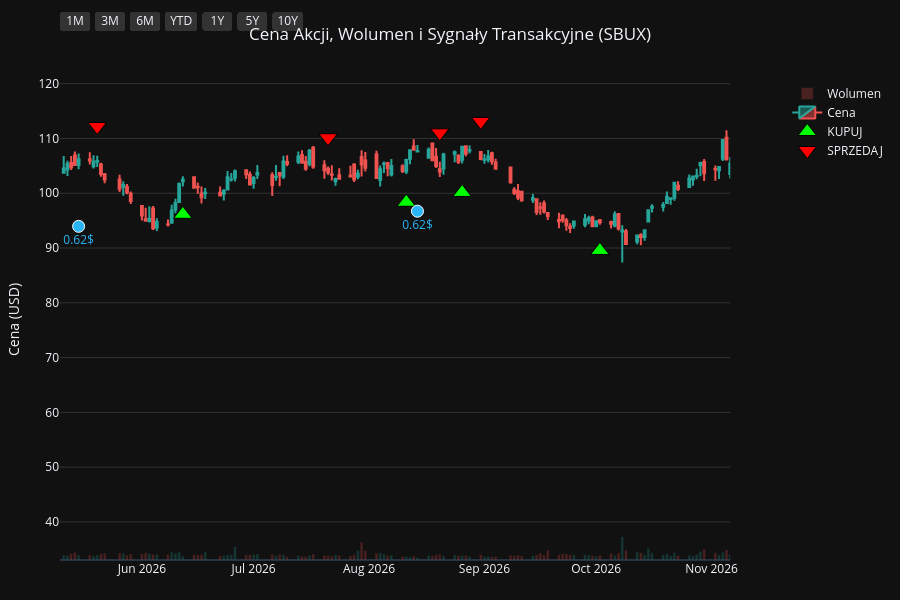
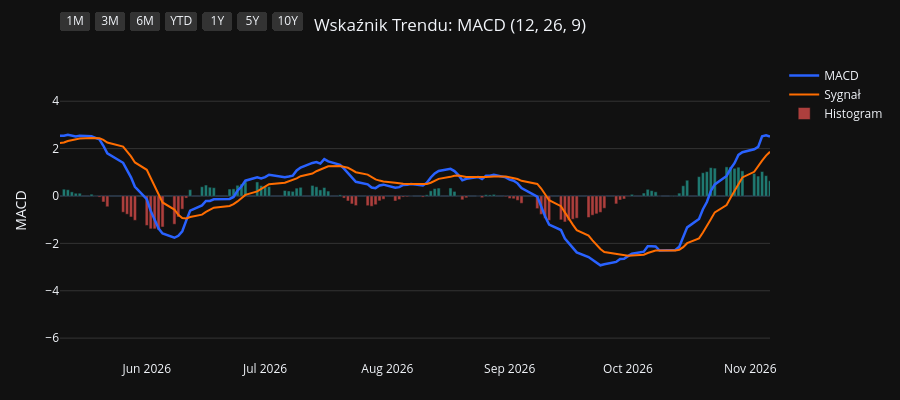
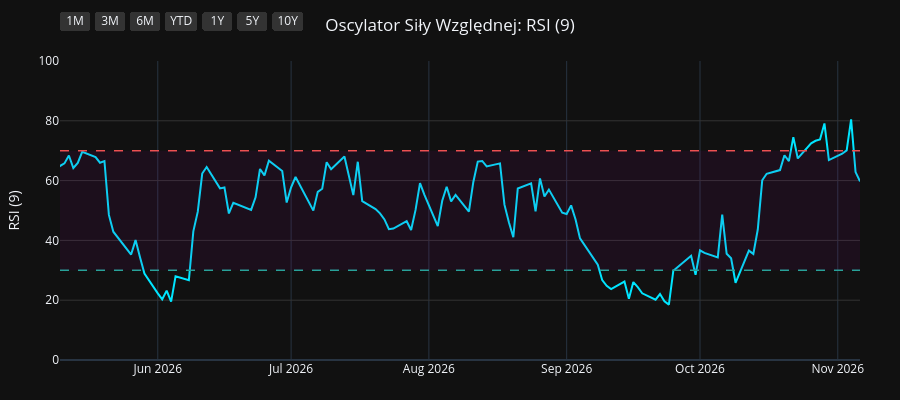
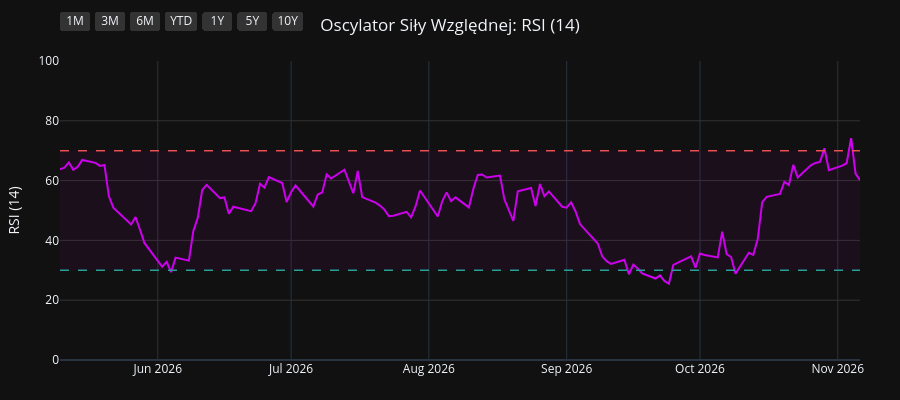

Write notebook code for charts like these, in order.
### Code cell
import os
import yfinance as yf
import pandas as pd
import pandas_ta as ta
import plotly.graph_objects as go
from plotly.subplots import make_subplots

# 1. Pobranie i przygotowanie danych
symbol = os.environ.get("STOCK_TICKER", "").strip().upper()
if not symbol:
    raise RuntimeError("Set STOCK_TICKER before running price_extractor.ipynb")
df = yf.Ticker(symbol).history(period="10y")
df.index = df.index.tz_localize(None)

# Wskaźniki i sygnały
df.ta.macd(fast=12, slow=26, signal=9, append=True)
df.ta.rsi(length=9, append=True)
df.ta.rsi(length=14, append=True)
df.ta.rsi(length=21, append=True)
df.dropna(inplace=True)

macd = df['MACD_12_26_9']
signal = df['MACDs_12_26_9']
wczorajszy_macd = macd.shift(1)
wczorajszy_signal = signal.shift(1)

df['Decyzja'] = 'BRAK'
df.loc[(macd > signal) & (wczorajszy_macd <= wczorajszy_signal), 'Decyzja'] = 'KUPUJ'
df.loc[(macd < signal) & (wczorajszy_macd >= wczorajszy_signal), 'Decyzja'] = 'SPRZEDAJ'

df_kupuj = df[df['Decyzja'] == 'KUPUJ']
df_sprzedaj = df[df['Decyzja'] == 'SPRZEDAJ']
df_dywidendy = df[df['Dividends'] > 0]
df_splity = df[df['Stock Splits'] > 0]

# Wspólna konfiguracja osi X
konfiguracja_osi_x = dict(
    type="date",
    showspikes=True, spikemode="across", spikesnap="cursor", spikedash="dot", spikecolor="#ffffff", spikethickness=1, hoverformat="%Y-%m-%d",
    rangeselector=dict(
        buttons=list([
            dict(count=1, label="1M", step="month", stepmode="backward"),
            dict(count=3, label="3M", step="month", stepmode="backward"),
            dict(count=6, label="6M", step="month", stepmode="backward"),
            dict(count=1, label="YTD", step="year", stepmode="todate"),
            dict(count=1, label="1Y", step="year", stepmode="backward"),
            dict(count=5, label="5Y", step="year", stepmode="backward"),
            dict(step="all", label="10Y")
        ]),
        bgcolor="#333333", activecolor="#2962ff", x=0, y=1.1
    )
)

# ==========================================
# WYKRES 1: CENA + WOLUMEN + SYGNAŁY
# ==========================================
fig1 = make_subplots(specs=[[{"secondary_y": True}]])

kolory_wolumenu = ['#26a69a' if row['Close'] >= row['Open'] else '#ef5350' for index, row in df.iterrows()]
fig1.add_trace(go.Bar(x=df.index, y=df['Volume'], marker_color=kolory_wolumenu, opacity=0.25, name='Wolumen'), secondary_y=True)
fig1.add_trace(go.Candlestick(x=df.index, open=df['Open'], high=df['High'], low=df['Low'], close=df['Close'], name='Cena', increasing_line_color='#26a69a', decreasing_line_color='#ef5350'), secondary_y=False)
fig1.add_trace(go.Scatter(x=df_kupuj.index, y=df_kupuj['Low'] * 0.95, customdata=df_kupuj[['Low', 'High']], mode='markers', marker=dict(symbol='triangle-up', size=16, color='#00ff00', line=dict(width=1, color='black')), name='KUPUJ', hovertemplate='KUPUJ<br>Najniższa: %{customdata[0]:.2f}<br>Najwyższa: %{customdata[1]:.2f}<extra></extra>'), secondary_y=False)
fig1.add_trace(go.Scatter(x=df_sprzedaj.index, y=df_sprzedaj['High'] * 1.05, customdata=df_sprzedaj[['Low', 'High']], mode='markers', marker=dict(symbol='triangle-down', size=16, color='#ff0000', line=dict(width=1, color='black')), name='SPRZEDAJ', hovertemplate='SPRZEDAJ<br>Najniższa: %{customdata[0]:.2f}<br>Najwyższa: %{customdata[1]:.2f}<extra></extra>'), secondary_y=False)

if not df_dywidendy.empty:
    fig1.add_trace(go.Scatter(x=df_dywidendy.index, y=df_dywidendy['Low'] * 0.90, mode='markers+text', marker=dict(symbol='circle', size=12, color='#29b6f6', line=dict(width=1, color='white')), text=df_dywidendy['Dividends'].apply(lambda x: f"{x}$"), textposition="bottom center", name='Dywidenda', showlegend=False, hovertemplate='Dywidenda: %{text}<extra></extra>', textfont=dict(color="#29b6f6")), secondary_y=False)
if not df_splity.empty:
                    fig1.add_trace(go.Scatter(x=df_splity.index, y=df_splity['High'], mode='markers+text', marker=dict(symbol='star', size=16, color='#ffee58', line=dict(width=1, color='black')), text=df_splity['Stock Splits'].apply(lambda x: f"{x:g}:1" if x >= 1 else f"1:{1 / x:g}"), textposition="top center", name='Split', hovertemplate='%{text}<extra></extra>', textfont=dict(color="#ffee58")), secondary_y=False)

fig1.update_layout(title=dict(text=f"Cena Akcji, Wolumen i Sygnały Transakcyjne ({symbol})", x=0.5, xanchor='center'), dragmode='pan', xaxis_rangeslider_visible=False, template='plotly_dark', height=600, hovermode='x unified', margin=dict(l=60, r=40, t=60, b=40))
fig1.update_xaxes(**konfiguracja_osi_x)
fig1.update_xaxes(range=[df.index.max() - pd.Timedelta(days=180), df.index.max()])
fig1.update_yaxes(title_text="Cena (USD)", secondary_y=False, gridcolor='#333333')
fig1.update_yaxes(range=[0, df['Volume'].max() * 4], showgrid=False, showticklabels=False, secondary_y=True)
fig1.show(config={'scrollZoom': True})

# ==========================================
# WYKRES 2: WSKAŹNIK MACD
# ==========================================
fig2 = go.Figure()
fig2.add_trace(go.Scatter(x=df.index, y=df['MACD_12_26_9'], line=dict(color='#2962ff', width=2.5), name='MACD'))
fig2.add_trace(go.Scatter(x=df.index, y=df['MACDs_12_26_9'], line=dict(color='#ff6d00', width=2), name='Sygnał'))
kolory_macd = ['#26a69a' if val >= 0 else '#ef5350' for val in df['MACDh_12_26_9']]
fig2.add_trace(go.Bar(x=df.index, y=df['MACDh_12_26_9'], marker_color=kolory_macd, name='Histogram', opacity=0.7))
fig2.update_layout(title=dict(text="Wskaźnik Trendu: MACD (12, 26, 9)", x=0.5, xanchor='center'), dragmode='pan', xaxis_rangeslider_visible=False, template='plotly_dark', height=400, hovermode='x unified', margin=dict(l=60, r=40, t=60, b=40))
fig2.update_xaxes(**konfiguracja_osi_x)
fig2.update_xaxes(range=[df.index.max() - pd.Timedelta(days=180), df.index.max()])
fig2.update_yaxes(title_text="MACD", gridcolor='#333333')
fig2.show(config={'scrollZoom': True})

# ==========================================
# WYKRES 3: OSCYLATOR RSI (9)
# ==========================================
fig3 = go.Figure()
fig3.add_trace(go.Scatter(x=df.index, y=df['RSI_9'], line=dict(color='#00e5ff', width=2), name='RSI (9)'))
fig3.add_hline(y=70, line_dash="dash", line_color="#ef5350", line_width=1.5)
fig3.add_hline(y=30, line_dash="dash", line_color="#26a69a", line_width=1.5)
fig3.add_hrect(y0=30, y1=70, line_width=0, fillcolor="purple", opacity=0.1)
fig3.update_layout(title=dict(text="Oscylator Siły Względnej: RSI (9)", x=0.5, xanchor='center'), dragmode='pan', xaxis_rangeslider_visible=False, template='plotly_dark', height=400, hovermode='x unified', margin=dict(l=60, r=40, t=60, b=40))
fig3.update_xaxes(**konfiguracja_osi_x)
fig3.update_xaxes(range=[df.index.max() - pd.Timedelta(days=180), df.index.max()])
fig3.update_yaxes(title_text="RSI (9)", range=[0, 100], gridcolor='#333333')
fig3.show(config={'scrollZoom': True})

# ==========================================
# WYKRES 4: OSCYLATOR RSI (14)
# ==========================================
fig4 = go.Figure()
fig4.add_trace(go.Scatter(x=df.index, y=df['RSI_14'], line=dict(color='#d500f9', width=2), name='RSI (14)'))
fig4.add_hline(y=70, line_dash="dash", line_color="#ef5350", line_width=1.5)
fig4.add_hline(y=30, line_dash="dash", line_color="#26a69a", line_width=1.5)
fig4.add_hrect(y0=30, y1=70, line_width=0, fillcolor="purple", opacity=0.1)
fig4.update_layout(title=dict(text="Oscylator Siły Względnej: RSI (14)", x=0.5, xanchor='center'), dragmode='pan', xaxis_rangeslider_visible=False, template='plotly_dark', height=400, hovermode='x unified', margin=dict(l=60, r=40, t=60, b=40))
fig4.update_xaxes(**konfiguracja_osi_x)
fig4.update_xaxes(range=[df.index.max() - pd.Timedelta(days=180), df.index.max()])
fig4.update_yaxes(title_text="RSI (14)", range=[0, 100], gridcolor='#333333')
fig4.show(config={'scrollZoom': True})

# ==========================================
# WYKRES 5: OSCYLATOR RSI (21)
# ==========================================
fig5 = go.Figure()
fig5.add_trace(go.Scatter(x=df.index, y=df['RSI_21'], line=dict(color='#64dd17', width=2), name='RSI (21)'))
fig5.add_hline(y=70, line_dash="dash", line_color="#ef5350", line_width=1.5)
fig5.add_hline(y=30, line_dash="dash", line_color="#26a69a", line_width=1.5)
fig5.add_hrect(y0=30, y1=70, line_width=0, fillcolor="purple", opacity=0.1)
fig5.update_layout(title=dict(text="Oscylator Siły Względnej: RSI (21)", x=0.5, xanchor='center'), dragmode='pan', xaxis_rangeslider_visible=False, template='plotly_dark', height=400, hovermode='x unified', margin=dict(l=60, r=40, t=60, b=40))
fig5.update_xaxes(**konfiguracja_osi_x)
fig5.update_xaxes(range=[df.index.max() - pd.Timedelta(days=180), df.index.max()])
fig5.update_yaxes(title_text="RSI (21)", range=[0, 100], gridcolor='#333333')
fig5.show(config={'scrollZoom': True})

### Figure 1 — Plotly figure (JSON) as saved in the notebook; plotly's stock layout.template omitted (floating-point values rounded to 4 significant figures; data arrays with more than 128 entries replaced by an {"elided": "..."} marker saying what was removed)
{"data": [{"marker": {"color": {"elided": "2481 str values"}}, "name": "Wolumen", "opacity": 0.25, "type": "bar", "x": {"elided": "2481 str values"}, "xaxis": "x", "y": {"elided": "2481 int values"}, "yaxis": "y2"}, {"close": {"elided": "2481 float values"}, "decreasing": {"line": {"color": "#ef5350"}}, "high": {"elided": "2481 float values"}, "increasing": {"line": {"color": "#26a69a"}}, "low": {"elided": "2481 float values"}, "name": "Cena", "open": {"elided": "2481 float values"}, "type": "candlestick", "x": {"elided": "2481 str values"}, "xaxis": "x", "yaxis": "y"}, {"customdata": {"elided": "105x2 float values"}, "hovertemplate": "KUPUJ<br>Najniższa: %{customdata[0]:.2f}<br>Najwyższa: %{customdata[1]:.2f}<extra></extra>", "marker": {"color": "#00ff00", "line": {"color": "black", "width": 1}, "size": 16, "symbol": "triangle-up"}, "mode": "markers", "name": "KUPUJ", "type": "scatter", "x": ["2017-01-11T00:00:00", "2017-02-13T00:00:00", "2017-03-22T00:00:00", "2017-04-18T00:00:00", "2017-05-24T00:00:00", "2017-07-14T00:00:00", "2017-08-22T00:00:00", "2017-10-06T00:00:00", "2017-11-01T00:00:00", "2017-11-30T00:00:00", "2017-12-04T00:00:00", "2018-01-05T00:00:00", "2018-02-15T00:00:00", "2018-04-05T00:00:00", "2018-05-21T00:00:00", "2018-06-15T00:00:00", "2018-07-10T00:00:00", "2018-10-17T00:00:00", "2018-11-02T00:00:00", "2019-01-09T00:00:00", "2019-03-21T00:00:00", "2019-04-26T00:00:00", "2019-04-30T00:00:00", "2019-05-03T00:00:00", "2019-06-05T00:00:00", "2019-07-03T00:00:00", "2019-07-26T00:00:00", "2019-10-14T00:00:00", "2019-10-29T00:00:00", "2020-01-09T00:00:00", "2020-02-13T00:00:00", "2020-03-25T00:00:00", "2020-05-11T00:00:00", "2020-05-20T00:00:00", "2020-07-15T00:00:00", "2020-08-25T00:00:00", "2020-09-15T00:00:00", "2020-10-05T00:00:00", "2020-11-06T00:00:00", "2020-12-03T00:00:00", "2020-12-10T00:00:00", "2020-12-31T00:00:00", "2021-02-05T00:00:00", "2021-02-26T00:00:00", "2021-03-09T00:00:00", "2021-03-30T00:00:00", "2021-05-27T00:00:00", "2021-06-14T00:00:00", "2021-06-24T00:00:00", "2021-08-31T00:00:00", "2021-10-14T00:00:00", "2021-11-05T00:00:00", "2021-11-17T00:00:00", "2021-11-23T00:00:00", "2021-12-06T00:00:00", "2021-12-28T00:00:00", "2022-02-01T00:00:00", "2022-03-17T00:00:00", "2022-05-04T00:00:00", "2022-05-13T00:00:00", "2022-06-24T00:00:00", "2022-09-08T00:00:00", "2022-10-06T00:00:00", "2022-10-13T00:00:00", "2022-10-17T00:00:00", "2022-10-21T00:00:00", "2022-11-04T00:00:00", "2023-01-04T00:00:00", "2023-01-26T00:00:00", "2023-03-29T00:00:00", "2023-06-13T00:00:00", "2023-07-11T00:00:00", "2023-08-30T00:00:00", "2023-09-13T00:00:00", "2023-10-06T00:00:00", "2023-11-02T00:00:00", "2024-01-18T00:00:00", "2024-02-21T00:00:00", "2024-03-20T00:00:00", "2024-03-28T00:00:00", "2024-04-19T00:00:00", "2024-05-16T00:00:00", "2024-07-19T00:00:00", "2024-10-24T00:00:00", "2024-11-11T00:00:00", "2025-01-03T00:00:00", "2025-04-01T00:00:00", "2025-04-23T00:00:00", "2025-07-03T00:00:00", "2025-07-08T00:00:00", "2025-08-12T00:00:00", "2025-09-19T00:00:00", "2025-10-16T00:00:00", "2025-11-07T00:00:00", "2025-11-21T00:00:00", "2025-11-25T00:00:00", "2025-12-18T00:00:00", "2026-01-06T00:00:00", "2026-02-06T00:00:00", "2026-03-09T00:00:00", "2026-04-07T00:00:00", "2026-06-12T00:00:00", "2026-08-11T00:00:00", "2026-08-26T00:00:00", "2026-10-02T00:00:00"], "xaxis": "x", "y": [44.31, 43.3, 42.9, 44.51, 47.29, 45.22, 41.62, 42.29, 42.83, 45.03, 45.06, 46.29, 44.04, 46.37, 45.35, 44.72, 39.57, 46.08, 49.37, 50.47, 57.48, 60.5, 61.81, 62.33, 63.69, 69.62, 77.09, 70.22, 67.98, 73.57, 72.43, 52.1, 62.56, 63.15, 61.04, 66.21, 72.33, 72.36, 74.5, 82.51, 85.66, 88.05, 87.35, 86.81, 88.61, 90.66, 94.78, 93.72, 93.96, 97.59, 93.67, 95.47, 94.63, 94.73, 94.67, 96.45, 82.04, 73.26, 66.37, 61.66, 64.8, 75.19, 77.0, 73.08, 75.75, 74.67, 78.09, 88.97, 92.89, 86.1, 86.32, 86.88, 87.22, 84.61, 80.77, 87.87, 81.34, 83.56, 81.56, 81.36, 77.64, 66.86, 66.62, 87.49, 88.48, 83.44, 88.76, 75.53, 86.29, 86.3, 85.66, 77.24, 76.92, 75.74, 77.0, 77.28, 81.46, 80.58, 89.57, 90.92, 88.12, 96.16, 98.36, 100.1, 89.56], "yaxis": "y"}, {"customdata": {"elided": "104x2 float values"}, "hovertemplate": "SPRZEDAJ<br>Najniższa: %{customdata[0]:.2f}<br>Najwyższa: %{customdata[1]:.2f}<extra></extra>", "marker": {"color": "#ff0000", "line": {"color": "black", "width": 1}, "size": 16, "symbol": "triangle-down"}, "mode": "markers", "name": "SPRZEDAJ", "type": "scatter", "x": ["2017-01-27T00:00:00", "2017-03-07T00:00:00", "2017-04-13T00:00:00", "2017-05-04T00:00:00", "2017-06-08T00:00:00", "2017-07-28T00:00:00", "2017-09-29T00:00:00", "2017-10-20T00:00:00", "2017-11-27T00:00:00", "2017-12-01T00:00:00", "2017-12-15T00:00:00", "2018-01-26T00:00:00", "2018-03-23T00:00:00", "2018-04-20T00:00:00", "2018-06-01T00:00:00", "2018-06-20T00:00:00", "2018-10-01T00:00:00", "2018-10-29T00:00:00", "2018-11-21T00:00:00", "2019-02-26T00:00:00", "2019-04-17T00:00:00", "2019-04-29T00:00:00", "2019-05-02T00:00:00", "2019-05-07T00:00:00", "2019-06-26T00:00:00", "2019-07-23T00:00:00", "2019-08-05T00:00:00", "2019-10-23T00:00:00", "2019-12-30T00:00:00", "2020-01-27T00:00:00", "2020-02-24T00:00:00", "2020-05-04T00:00:00", "2020-05-12T00:00:00", "2020-06-11T00:00:00", "2020-08-21T00:00:00", "2020-09-11T00:00:00", "2020-09-17T00:00:00", "2020-10-16T00:00:00", "2020-12-02T00:00:00", "2020-12-09T00:00:00", "2020-12-17T00:00:00", "2021-01-04T00:00:00", "2021-02-22T00:00:00", "2021-03-08T00:00:00", "2021-03-22T00:00:00", "2021-04-26T00:00:00", "2021-06-07T00:00:00", "2021-06-16T00:00:00", "2021-08-02T00:00:00", "2021-09-16T00:00:00", "2021-10-29T00:00:00", "2021-11-16T00:00:00", "2021-11-19T00:00:00", "2021-11-26T00:00:00", "2021-12-17T00:00:00", "2022-01-05T00:00:00", "2022-03-07T00:00:00", "2022-04-06T00:00:00", "2022-05-10T00:00:00", "2022-06-14T00:00:00", "2022-08-19T00:00:00", "2022-09-22T00:00:00", "2022-10-10T00:00:00", "2022-10-14T00:00:00", "2022-10-20T00:00:00", "2022-10-24T00:00:00", "2022-12-09T00:00:00", "2023-01-20T00:00:00", "2023-02-03T00:00:00", "2023-05-03T00:00:00", "2023-07-06T00:00:00", "2023-08-04T00:00:00", "2023-09-07T00:00:00", "2023-09-21T00:00:00", "2023-11-01T00:00:00", "2023-11-22T00:00:00", "2024-02-20T00:00:00", "2024-02-28T00:00:00", "2024-03-22T00:00:00", "2024-04-02T00:00:00", "2024-05-01T00:00:00", "2024-06-24T00:00:00", "2024-09-03T00:00:00", "2024-11-05T00:00:00", "2024-12-05T00:00:00", "2025-02-20T00:00:00", "2025-04-03T00:00:00", "2025-06-25T00:00:00", "2025-07-07T00:00:00", "2025-07-14T00:00:00", "2025-08-20T00:00:00", "2025-10-08T00:00:00", "2025-10-31T00:00:00", "2025-11-20T00:00:00", "2025-11-24T00:00:00", "2025-12-08T00:00:00", "2025-12-24T00:00:00", "2026-01-30T00:00:00", "2026-02-13T00:00:00", "2026-03-16T00:00:00", "2026-05-20T00:00:00", "2026-07-21T00:00:00", "2026-08-20T00:00:00", "2026-08-31T00:00:00"], "xaxis": "x", "y": [48.12, 48.47, 49.36, 51.98, 54.53, 48.0, 46.93, 47.73, 49.3, 49.98, 51.42, 50.38, 50.45, 51.53, 49.92, 48.15, 50.2, 52.61, 60.24, 63.65, 67.67, 69.19, 69.27, 70.14, 75.44, 81.76, 85.49, 75.83, 79.63, 80.76, 78.05, 65.87, 69.99, 70.04, 70.87, 78.73, 80.08, 82.2, 91.26, 94.18, 95.87, 99.29, 95.3, 98.91, 100.3, 108.5, 104.3, 104.6, 114.3, 107.5, 100.7, 105.9, 105.8, 103.8, 104.7, 107.7, 84.78, 78.98, 70.65, 70.0, 83.88, 83.92, 83.49, 86.48, 84.12, 83.44, 99.25, 100.9, 102.1, 105.7, 94.99, 99.91, 93.3, 92.81, 89.45, 102.5, 92.7, 92.56, 90.4, 89.87, 75.83, 79.46, 94.66, 97.32, 101.8, 114.6, 94.33, 93.58, 96.58, 95.57, 93.5, 83.07, 84.76, 87.9, 88.27, 88.17, 87.27, 96.12, 100.6, 103.7, 112.2, 110.1, 111.0, 113.1], "yaxis": "y"}, {"hovertemplate": "Dywidenda: %{text}<extra></extra>", "marker": {"color": "#29b6f6", "line": {"color": "white", "width": 1}, "size": 12, "symbol": "circle"}, "mode": "markers+text", "name": "Dywidenda", "showlegend": false, "text": ["0.25$", "0.25$", "0.25$", "0.3$", "0.3$", "0.3$", "0.36$", "0.36$", "0.36$", "0.36$", "0.36$", "0.41$", "0.41$", "0.41$", "0.41$", "0.45$", "0.45$", "0.45$", "0.45$", "0.49$", "0.49$", "0.49$", "0.49$", "0.53$", "0.53$", "0.53$", "0.53$", "0.57$", "0.57$", "0.57$", "0.57$", "0.61$", "0.61$", "0.61$", "0.61$", "0.62$", "0.62$", "0.62$", "0.62$"], "textfont": {"color": "#29b6f6"}, "textposition": "bottom center", "type": "scatter", "x": ["2017-02-07T00:00:00", "2017-05-09T00:00:00", "2017-08-08T00:00:00", "2017-11-15T00:00:00", "2018-02-07T00:00:00", "2018-05-09T00:00:00", "2018-08-08T00:00:00", "2018-11-14T00:00:00", "2019-02-06T00:00:00", "2019-05-08T00:00:00", "2019-08-07T00:00:00", "2019-11-12T00:00:00", "2020-02-05T00:00:00", "2020-05-07T00:00:00", "2020-08-06T00:00:00", "2020-11-10T00:00:00", "2021-02-17T00:00:00", "2021-05-12T00:00:00", "2021-08-11T00:00:00", "2021-11-10T00:00:00", "2022-02-10T00:00:00", "2022-05-12T00:00:00", "2022-08-11T00:00:00", "2022-11-09T00:00:00", "2023-02-09T00:00:00", "2023-05-11T00:00:00", "2023-08-10T00:00:00", "2023-11-09T00:00:00", "2024-02-08T00:00:00", "2024-05-16T00:00:00", "2024-08-16T00:00:00", "2024-11-15T00:00:00", "2025-02-14T00:00:00", "2025-05-16T00:00:00", "2025-08-15T00:00:00", "2025-11-14T00:00:00", "2026-02-13T00:00:00", "2026-05-15T00:00:00", "2026-08-14T00:00:00"], "xaxis": "x", "y": [40.4, 44.53, 40.14, 41.95, 40.63, 42.61, 38.8, 50.69, 52.3, 59.16, 72.51, 63.93, 67.35, 57.36, 58.91, 73.56, 82.61, 87.25, 92.65, 90.4, 76.64, 55.58, 70.69, 75.08, 87.23, 87.27, 83.79, 85.62, 79.3, 63.34, 79.85, 84.38, 96.99, 73.48, 79.31, 74.25, 83.27, 93.96, 96.72], "yaxis": "y"}], "layout": {"dragmode": "pan", "height": 600, "hovermode": "x unified", "margin": {"b": 40, "l": 60, "r": 40, "t": 60}, "title": {"text": "Cena Akcji, Wolumen i Sygnały Transakcyjne (SBUX)", "x": 0.5, "xanchor": "center"}, "xaxis": {"anchor": "y", "domain": [0.0, 0.94], "hoverformat": "%Y-%m-%d", "range": ["2026-05-10T00:00:00", "2026-11-06T00:00:00"], "rangeselector": {"activecolor": "#2962ff", "bgcolor": "#333333", "buttons": [{"count": 1, "label": "1M", "step": "month", "stepmode": "backward"}, {"count": 3, "label": "3M", "step": "month", "stepmode": "backward"}, {"count": 6, "label": "6M", "step": "month", "stepmode": "backward"}, {"count": 1, "label": "YTD", "step": "year", "stepmode": "todate"}, {"count": 1, "label": "1Y", "step": "year", "stepmode": "backward"}, {"count": 5, "label": "5Y", "step": "year", "stepmode": "backward"}, {"label": "10Y", "step": "all"}], "x": 0, "y": 1.1}, "rangeslider": {"visible": false}, "showspikes": true, "spikecolor": "#ffffff", "spikedash": "dot", "spikemode": "across", "spikesnap": "cursor", "spikethickness": 1, "type": "date"}, "yaxis": {"anchor": "x", "domain": [0.0, 1.0], "gridcolor": "#333333", "title": {"text": "Cena (USD)"}}, "yaxis2": {"anchor": "x", "overlaying": "y", "range": [0, 628862000], "showgrid": false, "showticklabels": false, "side": "right"}}}

### Figure 2 — Plotly figure (JSON) as saved in the notebook; plotly's stock layout.template omitted (floating-point values rounded to 4 significant figures; data arrays with more than 128 entries replaced by an {"elided": "..."} marker saying what was removed)
{"data": [{"line": {"color": "#2962ff", "width": 2.5}, "name": "MACD", "type": "scatter", "x": {"elided": "2481 str values"}, "y": {"elided": "2481 float values"}}, {"line": {"color": "#ff6d00", "width": 2}, "name": "Sygnał", "type": "scatter", "x": {"elided": "2481 str values"}, "y": {"elided": "2481 float values"}}, {"marker": {"color": {"elided": "2481 str values"}}, "name": "Histogram", "opacity": 0.7, "type": "bar", "x": {"elided": "2481 str values"}, "y": {"elided": "2481 float values"}}], "layout": {"dragmode": "pan", "height": 400, "hovermode": "x unified", "margin": {"b": 40, "l": 60, "r": 40, "t": 60}, "title": {"text": "Wskaźnik Trendu: MACD (12, 26, 9)", "x": 0.5, "xanchor": "center"}, "xaxis": {"hoverformat": "%Y-%m-%d", "range": ["2026-05-10T00:00:00", "2026-11-06T00:00:00"], "rangeselector": {"activecolor": "#2962ff", "bgcolor": "#333333", "buttons": [{"count": 1, "label": "1M", "step": "month", "stepmode": "backward"}, {"count": 3, "label": "3M", "step": "month", "stepmode": "backward"}, {"count": 6, "label": "6M", "step": "month", "stepmode": "backward"}, {"count": 1, "label": "YTD", "step": "year", "stepmode": "todate"}, {"count": 1, "label": "1Y", "step": "year", "stepmode": "backward"}, {"count": 5, "label": "5Y", "step": "year", "stepmode": "backward"}, {"label": "10Y", "step": "all"}], "x": 0, "y": 1.1}, "rangeslider": {"visible": false}, "showspikes": true, "spikecolor": "#ffffff", "spikedash": "dot", "spikemode": "across", "spikesnap": "cursor", "spikethickness": 1, "type": "date"}, "yaxis": {"gridcolor": "#333333", "title": {"text": "MACD"}}}}

### Figure 3 — Plotly figure (JSON) as saved in the notebook; plotly's stock layout.template omitted (floating-point values rounded to 4 significant figures; data arrays with more than 128 entries replaced by an {"elided": "..."} marker saying what was removed)
{"data": [{"line": {"color": "#00e5ff", "width": 2}, "name": "RSI (9)", "type": "scatter", "x": {"elided": "2481 str values"}, "y": {"elided": "2481 float values"}}], "layout": {"dragmode": "pan", "height": 400, "hovermode": "x unified", "margin": {"b": 40, "l": 60, "r": 40, "t": 60}, "shapes": [{"line": {"color": "#ef5350", "dash": "dash", "width": 1.5}, "type": "line", "x0": 0, "x1": 1, "xref": "x domain", "y0": 70, "y1": 70, "yref": "y"}, {"line": {"color": "#26a69a", "dash": "dash", "width": 1.5}, "type": "line", "x0": 0, "x1": 1, "xref": "x domain", "y0": 30, "y1": 30, "yref": "y"}, {"fillcolor": "purple", "line": {"width": 0}, "opacity": 0.1, "type": "rect", "x0": 0, "x1": 1, "xref": "x domain", "y0": 30, "y1": 70, "yref": "y"}], "title": {"text": "Oscylator Siły Względnej: RSI (9)", "x": 0.5, "xanchor": "center"}, "xaxis": {"hoverformat": "%Y-%m-%d", "range": ["2026-05-10T00:00:00", "2026-11-06T00:00:00"], "rangeselector": {"activecolor": "#2962ff", "bgcolor": "#333333", "buttons": [{"count": 1, "label": "1M", "step": "month", "stepmode": "backward"}, {"count": 3, "label": "3M", "step": "month", "stepmode": "backward"}, {"count": 6, "label": "6M", "step": "month", "stepmode": "backward"}, {"count": 1, "label": "YTD", "step": "year", "stepmode": "todate"}, {"count": 1, "label": "1Y", "step": "year", "stepmode": "backward"}, {"count": 5, "label": "5Y", "step": "year", "stepmode": "backward"}, {"label": "10Y", "step": "all"}], "x": 0, "y": 1.1}, "rangeslider": {"visible": false}, "showspikes": true, "spikecolor": "#ffffff", "spikedash": "dot", "spikemode": "across", "spikesnap": "cursor", "spikethickness": 1, "type": "date"}, "yaxis": {"gridcolor": "#333333", "range": [0, 100], "title": {"text": "RSI (9)"}}}}

### Figure 4 — Plotly figure (JSON) as saved in the notebook; plotly's stock layout.template omitted (floating-point values rounded to 4 significant figures; data arrays with more than 128 entries replaced by an {"elided": "..."} marker saying what was removed)
{"data": [{"line": {"color": "#d500f9", "width": 2}, "name": "RSI (14)", "type": "scatter", "x": {"elided": "2481 str values"}, "y": {"elided": "2481 float values"}}], "layout": {"dragmode": "pan", "height": 400, "hovermode": "x unified", "margin": {"b": 40, "l": 60, "r": 40, "t": 60}, "shapes": [{"line": {"color": "#ef5350", "dash": "dash", "width": 1.5}, "type": "line", "x0": 0, "x1": 1, "xref": "x domain", "y0": 70, "y1": 70, "yref": "y"}, {"line": {"color": "#26a69a", "dash": "dash", "width": 1.5}, "type": "line", "x0": 0, "x1": 1, "xref": "x domain", "y0": 30, "y1": 30, "yref": "y"}, {"fillcolor": "purple", "line": {"width": 0}, "opacity": 0.1, "type": "rect", "x0": 0, "x1": 1, "xref": "x domain", "y0": 30, "y1": 70, "yref": "y"}], "title": {"text": "Oscylator Siły Względnej: RSI (14)", "x": 0.5, "xanchor": "center"}, "xaxis": {"hoverformat": "%Y-%m-%d", "range": ["2026-05-10T00:00:00", "2026-11-06T00:00:00"], "rangeselector": {"activecolor": "#2962ff", "bgcolor": "#333333", "buttons": [{"count": 1, "label": "1M", "step": "month", "stepmode": "backward"}, {"count": 3, "label": "3M", "step": "month", "stepmode": "backward"}, {"count": 6, "label": "6M", "step": "month", "stepmode": "backward"}, {"count": 1, "label": "YTD", "step": "year", "stepmode": "todate"}, {"count": 1, "label": "1Y", "step": "year", "stepmode": "backward"}, {"count": 5, "label": "5Y", "step": "year", "stepmode": "backward"}, {"label": "10Y", "step": "all"}], "x": 0, "y": 1.1}, "rangeslider": {"visible": false}, "showspikes": true, "spikecolor": "#ffffff", "spikedash": "dot", "spikemode": "across", "spikesnap": "cursor", "spikethickness": 1, "type": "date"}, "yaxis": {"gridcolor": "#333333", "range": [0, 100], "title": {"text": "RSI (14)"}}}}
